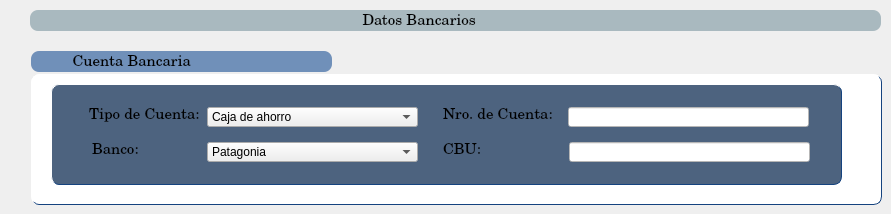
   <widget class="QWidget" name="tab_datos_bancarios">
    <attribute name="title">
     <string>Datos Bancarios</string>
    </attribute>
    <widget class="QGroupBox" name="groupBox_13">
     <property name="geometry">
      <rect>
       <x>31</x>
       <y>74</y>
       <width>851</width>
       <height>131</height>
      </rect>
     </property>
     <property name="font">
      <font>
       <family>Century Schoolbook L</family>
       <pointsize>11</pointsize>
       <weight>50</weight>
       <italic>false</italic>
       <bold>false</bold>
      </font>
     </property>
     <property name="styleSheet">
      <string notr="true">QGroupBox{
border-style: solid;
border-width: 1px;
border-radius: 8px;
border-top-color: rgb(255, 255, 255);
border-left-color: rgb(255, 255, 255);
border-right-color: rgb(21, 67, 127);
border-bottom-color:rgb(21, 67, 127);
background-color: rgb(255, 255, 255);
}
QLabel{
background-color: rgb(77, 99, 127);
}
</string>
     </property>
     <property name="title">
      <string/>
     </property>
     <widget class="QGroupBox" name="groupBox_16">
      <property name="geometry">
       <rect>
        <x>20</x>
        <y>10</y>
        <width>791</width>
        <height>101</height>
       </rect>
      </property>
      <property name="font">
       <font>
        <family>Century Schoolbook L</family>
        <pointsize>11</pointsize>
        <weight>50</weight>
        <italic>false</italic>
        <bold>false</bold>
       </font>
      </property>
      <property name="styleSheet">
       <string notr="true">QGroupBox{
background-color: rgb(77, 99, 127);
}

QLineEdit{
background-color: rgb(255, 255, 255);
}

</string>
      </property>
      <property name="title">
       <string/>
      </property>
      <widget class="QLineEdit" name="lne_cbu">
       <property name="geometry">
        <rect>
         <x>518</x>
         <y>58</y>
         <width>241</width>
         <height>20</height>
        </rect>
       </property>
       <property name="styleSheet">
        <string notr="true">background-color: rgb(255, 255, 255);</string>
       </property>
       <property name="text">
        <string/>
       </property>
      </widget>
      <widget class="QLabel" name="label_5">
       <property name="geometry">
        <rect>
         <x>38</x>
         <y>23</y>
         <width>111</width>
         <height>16</height>
        </rect>
       </property>
       <property name="font">
        <font>
         <family>Century Schoolbook L</family>
         <pointsize>11</pointsize>
         <weight>50</weight>
         <italic>false</italic>
         <bold>false</bold>
        </font>
       </property>
       <property name="text">
        <string>Tipo de Cuenta:</string>
       </property>
      </widget>
      <widget class="QLabel" name="label_6">
       <property name="geometry">
        <rect>
         <x>41</x>
         <y>58</y>
         <width>61</width>
         <height>16</height>
        </rect>
       </property>
       <property name="font">
        <font>
         <family>Century Schoolbook L</family>
         <pointsize>11</pointsize>
         <weight>50</weight>
         <italic>false</italic>
         <bold>false</bold>
        </font>
       </property>
       <property name="text">
        <string>Banco:</string>
       </property>
      </widget>
      <widget class="QLabel" name="label_8">
       <property name="geometry">
        <rect>
         <x>392</x>
         <y>58</y>
         <width>51</width>
         <height>16</height>
        </rect>
       </property>
       <property name="font">
        <font>
         <family>Century Schoolbook L</family>
         <pointsize>11</pointsize>
         <weight>50</weight>
         <italic>false</italic>
         <bold>false</bold>
        </font>
       </property>
       <property name="text">
        <string>CBU: </string>
       </property>
      </widget>
      <widget class="QLabel" name="label_7">
       <property name="geometry">
        <rect>
         <x>392</x>
         <y>23</y>
         <width>121</width>
         <height>16</height>
        </rect>
       </property>
       <property name="font">
        <font>
         <family>Century Schoolbook L</family>
         <pointsize>11</pointsize>
         <weight>50</weight>
         <italic>false</italic>
         <bold>false</bold>
        </font>
       </property>
       <property name="text">
        <string>Nro. de Cuenta:</string>
       </property>
      </widget>
      <widget class="QComboBox" name="cbx_tipo_de_cuenta">
       <property name="geometry">
        <rect>
         <x>156</x>
         <y>23</y>
         <width>211</width>
         <height>20</height>
        </rect>
       </property>
       <item>
        <property name="text">
         <string>Caja de ahorro</string>
        </property>
       </item>
      </widget>
      <widget class="QComboBox" name="cbx_banco">
       <property name="geometry">
        <rect>
         <x>156</x>
         <y>58</y>
         <width>211</width>
         <height>20</height>
        </rect>
       </property>
       <item>
        <property name="text">
         <string>Patagonia</string>
        </property>
       </item>
      </widget>
      <widget class="QLineEdit" name="lne_nro_cuenta">
       <property name="geometry">
        <rect>
         <x>517</x>
         <y>23</y>
         <width>241</width>
         <height>20</height>
        </rect>
       </property>
       <property name="styleSheet">
        <string notr="true">background-color: rgb(255, 255, 255);</string>
       </property>
       <property name="text">
        <string/>
       </property>
      </widget>
     </widget>
    </widget>
    <widget class="QLabel" name="label_42">
     <property name="geometry">
      <rect>
       <x>30</x>
       <y>10</y>
       <width>851</width>
       <height>21</height>
      </rect>
     </property>
     <property name="font">
      <font>
       <family>Century Schoolbook L</family>
       <pointsize>11</pointsize>
       <weight>50</weight>
       <italic>false</italic>
       <bold>false</bold>
      </font>
     </property>
     <property name="styleSheet">
      <string notr="true">background-color: rgb(169, 185, 191);
border-radius: 8px;</string>
     </property>
     <property name="text">
      <string>                                                                                Datos Bancarios</string>
     </property>
    </widget>
    <widget class="QLabel" name="label_43">
     <property name="geometry">
      <rect>
       <x>31</x>
       <y>51</y>
       <width>301</width>
       <height>21</height>
      </rect>
     </property>
     <property name="font">
      <font>
       <family>Century Schoolbook L</family>
       <pointsize>11</pointsize>
       <weight>50</weight>
       <italic>false</italic>
       <bold>false</bold>
      </font>
     </property>
     <property name="styleSheet">
      <string notr="true">background-color: rgb(112, 144, 185);
border-radius: 8px;</string>
     </property>
     <property name="text">
      <string>          Cuenta Bancaria</string>
     </property>
    </widget>
   </widget>
